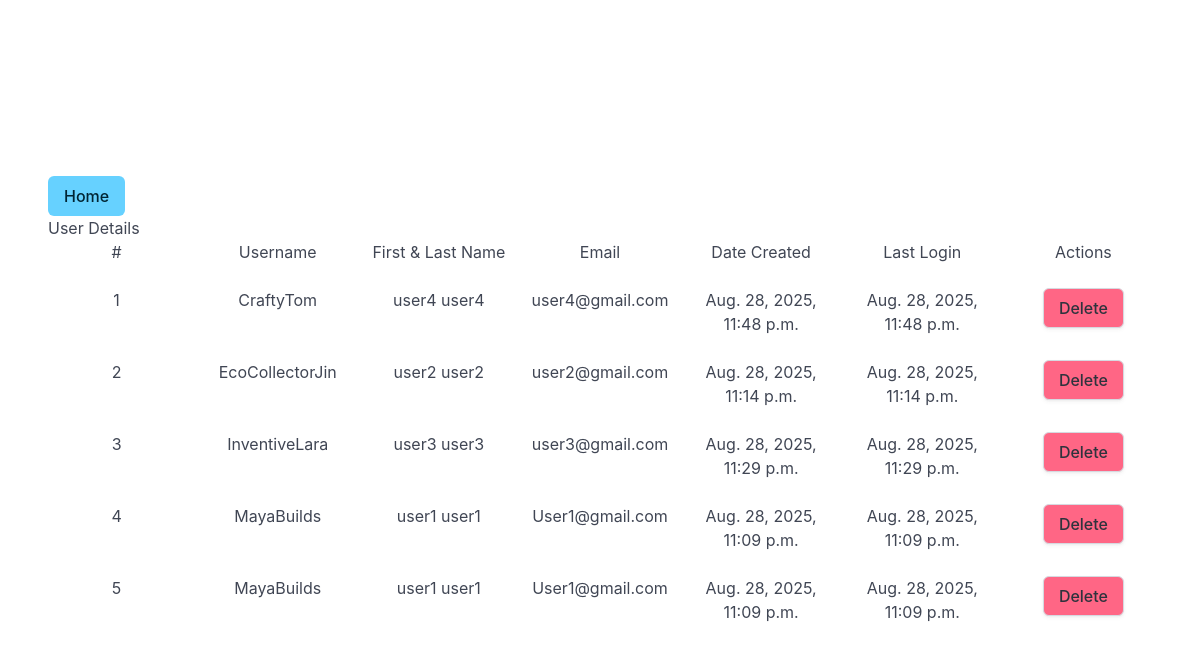
Before: /diyconn/admin-checkUserpost/ with the older database file.
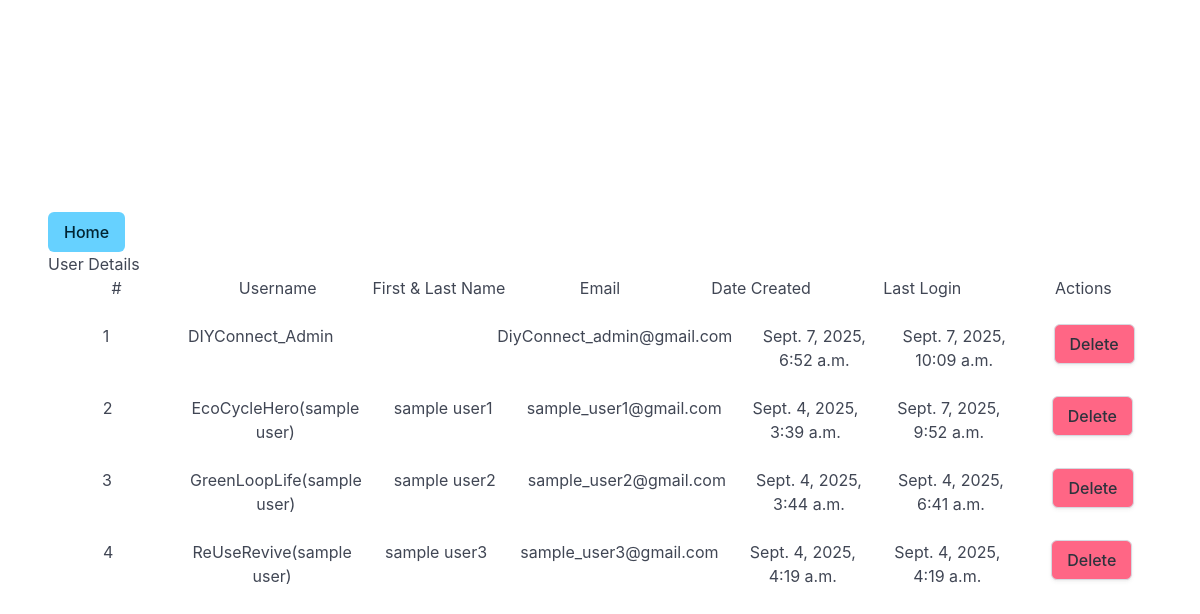
After: the same page with the newer database file.
### main/models.py (models this page shows, shortened)
class UserSites(AbstractBaseUser,PermissionsMixin,BaseUserManager):
    ID = models.AutoField(primary_key=True)
    first_name = models.CharField(max_length=255)
    last_name = models.CharField(max_length=255)
    email = models.CharField(max_length=255)
    password = models.CharField(max_length=255)
    last_login = models.DateTimeField(auto_now=True)
    profile_picture = models.ImageField(upload_to=user_profile_pic_path)
    city_or_municipality = models.CharField(max_length=255)
    role = models.CharField(max_length=20, choices=UserSiteRole.choices, default=UserSiteRole.CONTRIBUTOR)
    username = models.CharField(max_length=255)
    date_created = models.DateTimeField(auto_now_add=True)
    bio = models.CharField(max_length=250, null=True, blank=True)
    subdivision = models.CharField(max_length=50)
    is_active = models.BooleanField(default=True)  # Indicates whether the user can log in
    is_staff = models.BooleanField(default=False)  # Determines if the user can access the admin site
    is_superuser = models.BooleanField(default=False)  # If True, the user has all permissions
    groups = models.ManyToManyField(
        'auth.Group',
        related_name='user_sites',  # Custom related_name to avoid the clash
        blank=True
    )
    user_permissions = models.ManyToManyField(
        'auth.Permission',
        related_name='user_sites_permissions',  # Custom related_name to avoid clash
        blank=True
    )
    objects = UserSiteManager()
    USERNAME_FIELD = 'username'
    REQUIRED_FIELDS = ['email']

### main/views.py (the view)
# urls.py: path('diyconn/admin-checkUserpost/', views.admin_CheckUsers,  name="admin_CheckUsers"),
def admin_CheckUsers(request):
    get_user = UserSites.objects.all().order_by("username")
    context ={
        "users":get_user
    }
    return render(request,'main/admin_temp/admin_checkUsers.html', context)

### main/templates/main/admin_temp/admin_checkUsers.html (shortened to what this page needs)
{% extends './admin_temp.html' %}
    {% block content %}
    <a href="{% url 'main:admin_dashboard' %}" class="button is-info">Home</a>
    <div>User Details</div>
    <div class="columns">
      <div class="column has-text-centered">
        <h1>#</h1>
      </div>
      <div class="column has-text-centered">
        <h1>Username</h1>
      </div>
      <div class="column has-text-centered">
        <h1>First & Last Name</h1>
      </div>
      <div class="column has-text-centered">
        <h1>Email</h1>
      </div>
      <div class="column has-text-centered">
        <h1>Date Created</h1>
      </div>
      <div class="column has-text-centered">
        <h1>Last Login</h1>
      </div>
      <div class="column has-text-centered">
        <h1>Actions</h1>
      </div>
    </div>
    {% for user in users %}
    <div class="columns">
      <div class="column has-text-centered">
        <h1>{{ forloop.counter }}</h1>
      </div>
      <div class="column has-text-centered">
        <h1>{{ user.username }}</h1>
      </div>
      <div class="column has-text-centered">
        <h1>{{ user.first_name }} {{ user.last_name }}</h1>
      </div>
      <div class="column has-text-centered">
        <h1>{{ user.email }}</h1>
      </div>
      <div class="column has-text-centered">
        <h1>{{ user.date_created }}</h1>
      </div>
      <div class="column has-text-centered">
        <h1>{{ user.last_login }}</h1>
      </div>
      <div class="column has-text-centered">
        <div class="button has-background-danger">Delete</div>
      </div>
    </div>
    {% endfor %}
    {% endblock content %}

### main/templates/main/admin_temp/admin_temp.html (shortened to what this page needs)
<!DOCTYPE html>
<html lang="en">
  <head>
    <link
      rel="stylesheet"
      href="https://cdn.jsdelivr.net/npm/bulma@1.0.2/css/bulma.min.css"
    />
  </head>
  <body>
    <section class="hero is-fullheight">
      <div class="hero-body">
        <div class="inherit_width">
          {% block content %}{% endblock content %}
        </div>
      </div>
    </section>
  </body>
</html>

Changed rows visible on the page:
removed UserSites: username "CraftyTom", first_name "user4", last_name "user4", email "user4@gmail.com", date_created "Aug. 28, 2025, 11:48 p.m.", last_login "Aug. 28, 2025, 11:48 p.m."
removed UserSites: username "EcoCollectorJin", first_name "user2", last_name "user2", email "user2@gmail.com", date_created "Aug. 28, 2025, 11:14 p.m.", last_login "Aug. 28, 2025, 11:14 p.m."
removed UserSites: username "InventiveLara", first_name "user3", last_name "user3", email "user3@gmail.com", date_created "Aug. 28, 2025, 11:29 p.m.", last_login "Aug. 28, 2025, 11:29 p.m."
removed UserSites: username "MayaBuilds", first_name "user1", last_name "user1", email "User1@gmail.com", date_created "Aug. 28, 2025, 11:09 p.m.", last_login "Aug. 28, 2025, 11:09 p.m."
removed UserSites: username "MayaBuilds", first_name "user1", last_name "user1", email "User1@gmail.com", date_created "Aug. 28, 2025, 11:09 p.m.", last_login "Aug. 28, 2025, 11:09 p.m."
added UserSites: username "DIYConnect_Admin", email "DiyConnect_admin@gmail.com", date_created "Sept. 7, 2025, 6:52 a.m.", last_login "Sept. 7, 2025, 10:09 a.m."
added UserSites: username "EcoCycleHero(sample user)", first_name "sample", last_name "user1", email "sample_user1@gmail.com", date_created "Sept. 4, 2025, 3:39 a.m.", last_login "Sept. 7, 2025, 9:52 a.m."
added UserSites: username "GreenLoopLife(sample user)", first_name "sample", last_name "user2", email "sample_user2@gmail.com", date_created "Sept. 4, 2025, 3:44 a.m.", last_login "Sept. 4, 2025, 6:41 a.m."
added UserSites: username "ReUseRevive(sample user)", first_name "sample", last_name "user3", email "sample_user3@gmail.com", date_created "Sept. 4, 2025, 4:19 a.m.", last_login "Sept. 4, 2025, 4:19 a.m."
